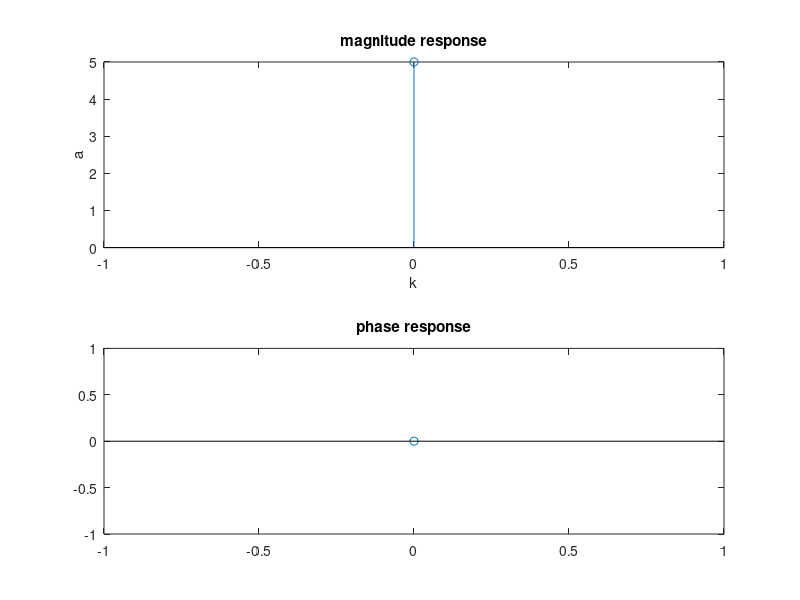

Write the MATLAB code that produced this figure.
%...............Author Name-Farhana pravin.........
%...............Date-April/9/2014...........
%..........Discription-FFT by DIT method.......
close all;
clear all;
clc;
x=input('enter the sequence')
N=length(x);
a=zeros(1,N);
z=zeros(1,N);
y=[1:N];
p=bitrevorder(y);
t=expm(-i*2*pi/N);
for i=1:N
b=p(i);
a(b)=x(i);
end
for m=1:log2(N)
    k=0:(2^(m-1))-1;
    j=1;
    i=1;
    for q=1:N/2
        z(i)=a(i)+a(i+2^(m-1))*t^k(j);
        z(i+2^(m-1))=a(i)-a(i+2^(m-1))*t^k(j);
        j=j+1;
        
        if(mod(i,2^(m-1))==0)
            i=i+2^(m-1)+1;
            j=1;
        else
            i=i+1;
        end
            
    end
    a=z;
end
a
k=0:1:N-1;
subplot(2,1,1);
stem(k,abs(a));
xlabel('k'),ylabel('a');
title('magnitude response');
subplot(2,1,2),stem(k,angle(a));
title('phase response');
